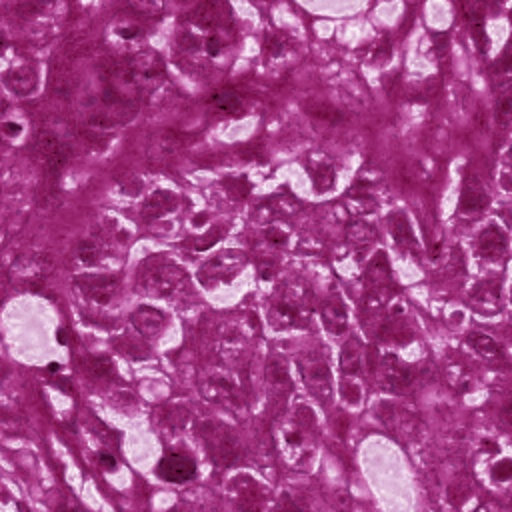
#> input picture stain_images/1.jpg, 512 x 512 px
$ python -i hengk_augs.py   (imports and definitions only)
#> lines starting #> are read from the running program, lines starting #| are printed output that depends on the picture
# THE CODE FROM
# https://www.kaggle.com/datasets/hengck23/for-tpu-efficientb4-debug


import math

import cv2
import numpy as np
from scipy.ndimage import gaussian_filter

# ################################################################33
# #basic
def do_random_hflip(image, ):
    if np.random.rand()<0.5:
        image = cv2.flip(image,1)
    return image


# #geometric
# [91 lines left out: functions affine_param_to_matrix, do_random_affine, do_random_rotate, do_random_stretch, do_random_contrast, not called in this run]


#noise
def do_random_noise(image, m=0.08):
    height, width, channels = image.shape

    #image = (image).astype(np.float32)/255
    noise = np.random.uniform(-1, 1, size=(height, width, channels))*m
    image = image + noise

    image = np.clip(image,0,1)
    #image = (image*255).astype(np.uint8)
    return image

# [75 lines left out: functions do_random_cutout, do_elastic_transform, not called in this run]


#################################################################################

def train_augment_v00(image, image_size=512):
    image = do_random_hflip(image) # hflip, vflip or both

    if np.random.rand() < 0.7:
        for func in np.random.choice([
            lambda image : do_random_affine( image, degree=30, translate=0.1, scale=0.3, shear=20),
            lambda image : do_random_rotate(image,  degree=30),
            lambda image : do_random_stretch(image, stretch=(0.3,0.3)),
        ], 1):
            image = func(image)

    if np.random.rand() < 0.25:
        image = do_elastic_transform(
            image,
            alpha=image_size,
            sigma=image_size* 0.05,
            alpha_affine=image_size* 0.03
        )
    if np.random.rand() < 0.25:
        image = do_random_cutout(
            image, num_block=5,
            block_size=[0.1,0.3],
            fill='constant'
        )

    if np.random.rand() < 0.5:
        for func in np.random.choice([
            lambda image: do_random_contrast(image),
            lambda image: do_random_noise(image, m=0.1),
        ], 1):
            image = func(image)
            pass

    return image.astype(np.uint8)

>>> import cv2
>>> picture = cv2.imread('../stain_images/1.jpg')
#> picture is the input picture: shape (512, 512, 3); mean B, G, R 137, 70.5, 166.2
>>> result = train_augment_v00(picture)
#> the loop in train_augment_v00, `for func in np.random.choice([ lambda image: do_random_contrast(image)..` made 1 pass
#> pass 1, in do_random_noise, `noise = np.random.uniform(-1, 1, size=(height, width, channels))*m`:
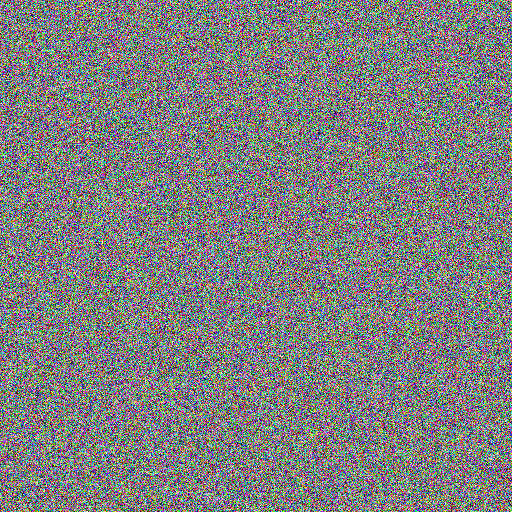
#> noise: shape (512, 512, 3) float64; mean of channels 0, 1, 2 7.75e-05, 9.53e-05, -6.14e-05; drawn with min black and max white
#> pass 1, in do_random_noise, `image = np.clip(image,0,1)`:
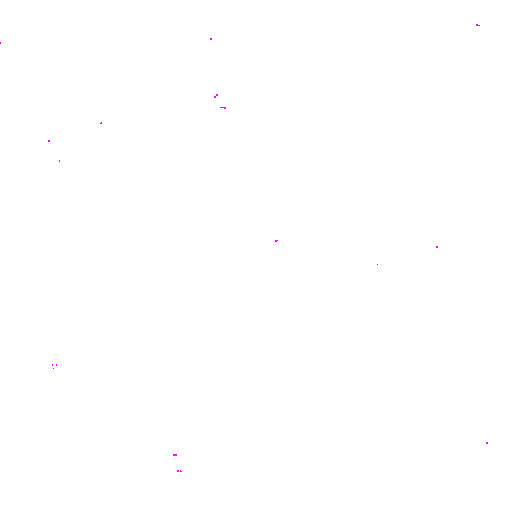
#> image: shape (512, 512, 3) float64; mean of channels 0, 1, 2 1, 1, 1; drawn as B, G, R

$ run again, on stain_images/2.jpg
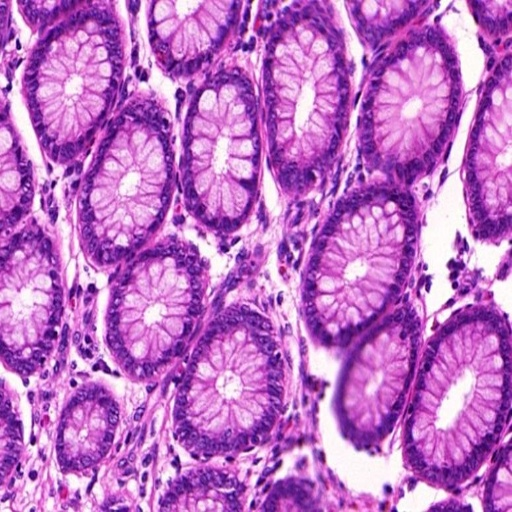
#> input picture stain_images/2.jpg, 512 x 512 px
#> picture is the input picture: shape (512, 512, 3); mean B, G, R 196.1, 111.3, 188.7
#> the loop in train_augment_v00, `for func in np.random.choice([ lambda image: do_random_contrast(image)..` made 1 pass
#> pass 1, in do_random_noise, `image = np.clip(image,0,1)`:
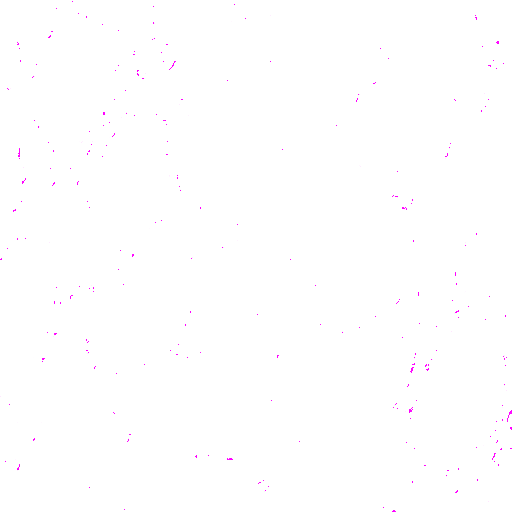
#> image: shape (512, 512, 3) float64; mean of channels 0, 1, 2 1, 0.998, 1; drawn as B, G, R
